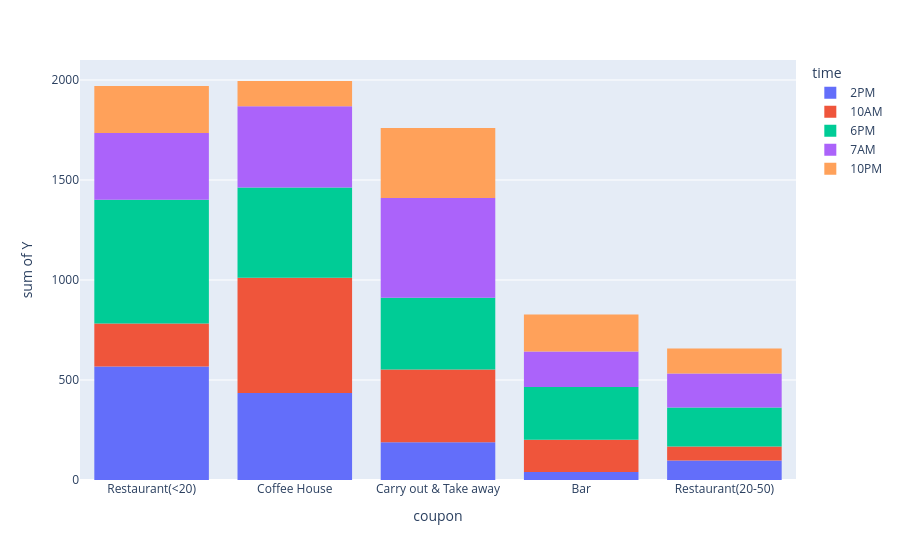

Here is the notebook cell this chart was saved with:
### Markdown cell above
#A slightly higher proportion of people who have accepted the coupon dont seem to have kids and seem to prefer restaurant(<20) or Carry out & Take Away or coffee shop . They didnt seem to care either way for
#  Restaurants (20-50).They didnt prefer Bars.
px.histogram(data_frame=data , x='coupon', y='Y', color='has_children')

### Code cell
# different timings are preferale for different coupons e.g. 2 or 6 pm are preferred for restaurants (< 20) and 10 am for coffee shops or 7 am or night for take aways.
px.histogram(data_frame=data , x='coupon', y='Y', color='time')

### Figure 1 — Plotly figure (JSON) as saved in the notebook; plotly's stock layout.template omitted (floating-point values rounded to 4 significant figures; data arrays with more than 128 entries replaced by an {"elided": "..."} marker saying what was removed)
{"data": [{"bingroup": "x", "histfunc": "sum", "hovertemplate": "time=2PM<br>coupon=%{x}<br>sum of Y=%{y}<extra></extra>", "legendgroup": "2PM", "marker": {"color": "#636efa", "pattern": {"shape": ""}}, "name": "2PM", "orientation": "v", "showlegend": true, "type": "histogram", "x": {"elided": "2009 str values"}, "xaxis": "x", "y": {"elided": "2009 int values"}, "yaxis": "y"}, {"bingroup": "x", "histfunc": "sum", "hovertemplate": "time=10AM<br>coupon=%{x}<br>sum of Y=%{y}<extra></extra>", "legendgroup": "10AM", "marker": {"color": "#EF553B", "pattern": {"shape": ""}}, "name": "10AM", "orientation": "v", "showlegend": true, "type": "histogram", "x": {"elided": "2275 str values"}, "xaxis": "x", "y": {"elided": "2275 int values"}, "yaxis": "y"}, {"bingroup": "x", "histfunc": "sum", "hovertemplate": "time=6PM<br>coupon=%{x}<br>sum of Y=%{y}<extra></extra>", "legendgroup": "6PM", "marker": {"color": "#00cc96", "pattern": {"shape": ""}}, "name": "6PM", "orientation": "v", "showlegend": true, "type": "histogram", "x": {"elided": "3230 str values"}, "xaxis": "x", "y": {"elided": "3230 int values"}, "yaxis": "y"}, {"bingroup": "x", "histfunc": "sum", "hovertemplate": "time=7AM<br>coupon=%{x}<br>sum of Y=%{y}<extra></extra>", "legendgroup": "7AM", "marker": {"color": "#ab63fa", "pattern": {"shape": ""}}, "name": "7AM", "orientation": "v", "showlegend": true, "type": "histogram", "x": {"elided": "3164 str values"}, "xaxis": "x", "y": {"elided": "3164 int values"}, "yaxis": "y"}, {"bingroup": "x", "histfunc": "sum", "hovertemplate": "time=10PM<br>coupon=%{x}<br>sum of Y=%{y}<extra></extra>", "legendgroup": "10PM", "marker": {"color": "#FFA15A", "pattern": {"shape": ""}}, "name": "10PM", "orientation": "v", "showlegend": true, "type": "histogram", "x": {"elided": "2006 str values"}, "xaxis": "x", "y": {"elided": "2006 int values"}, "yaxis": "y"}], "layout": {"barmode": "relative", "legend": {"title": {"text": "time"}, "tracegroupgap": 0}, "margin": {"t": 60}, "xaxis": {"anchor": "y", "domain": [0, 1], "title": {"text": "coupon"}}, "yaxis": {"anchor": "x", "domain": [0, 1], "title": {"text": "sum of Y"}}}}
